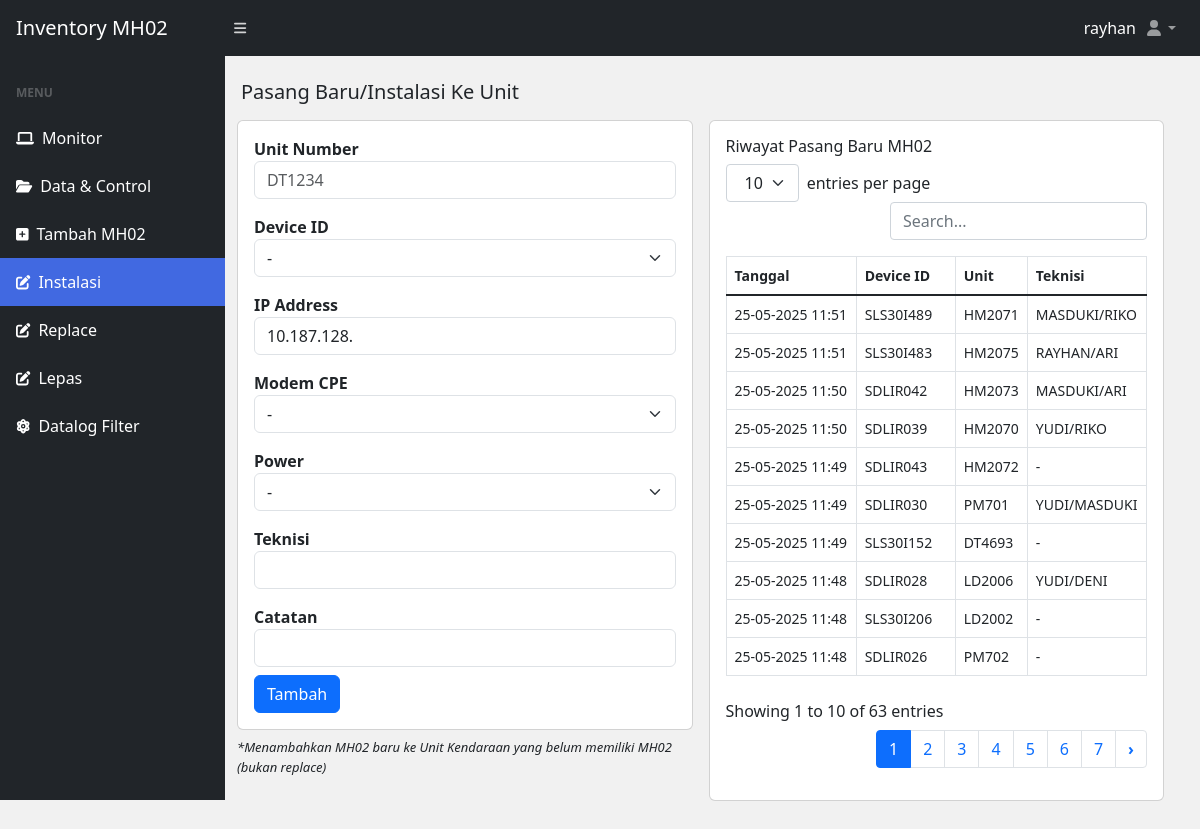
The page /pasang-baru.php (signed in) on the database its author committed.
### tables this page shows
CREATE TABLE `pasang_baru_device` (
  `id` int(11) NOT NULL,
  `tanggal` varchar(55) NOT NULL,
  `deviceid` varchar(55) NOT NULL,
  `unit` varchar(55) NOT NULL,
  `teknisi` varchar(55) NOT NULL
);

### pasang-baru.php (the view, shortened to what this page needs)
<?php
include("database/db.php");
?>
<!DOCTYPE html>
<html lang="en">
<head>
  <?php include('./include/meta.php') ?>
</head>
<body class="sb-nav-fixed">
  <?php include('./include/nav.php') ?>
  <div id="layoutSidenav">
    <?php include('./include/sidenav.php') ?>
    <div id="layoutSidenav_content">
    <main>
        <div class="container-fluid px-3">
            <h5 class="mt-4">Pasang Baru/Instalasi Ke Unit</h4>
            <div class="col-md-12 row">
              <div class="col-md-6 p-2">
                <div class="card">
                    <div class="card-body">
                        <form class="row g-3" method="POST" enctype="multipart/form-data">
                        <div class="">
                        <label for="" class="form-label-md"><b>Unit Number</b></label>
                        <input type="text" class="form-control" placeholder="DT1234" name="unit_number">
                        <label for="" class="form-label-md mt-3"><b>Device ID</b></label>
                        <select name="device_id" class="form-select" id="" require>
                            <option>-</option>
                        </select>
                        <label for="" class="form-label-md mt-3"><b>IP Address</b></label>
                        <input type="text" class="form-control" value="10.187.128." name="ip_address">
                        <label for="" class="form-label-md mt-3"><b>Modem CPE</b></label>
                    <select name="modem_cpe" class="form-select" id="" require>
                        <option value="-">-</option>
                    </select>
                    <label for="" class="form-label-md mt-3"><b>Power</b></label>
                    <select name="power" class="form-select" id="" require>
                        <option value="-">-</option>
                    </select>
                        <label for="" class="form-label-md mt-3"><b>Teknisi</b></label>
                        <input type="text" class="form-control" placeholder="" name="teknisi">
                        <label for="" class="form-label-md mt-3"><b>Catatan</b></label>
                        <input type="text" class="form-control" placeholder="" name="note">
                        <input type="submit" class="btn btn-primary mt-2" name="submit" value="Tambah" />
                        </div>
                        </form>
                    </div>
                </div>
                <p class="mt-2" style="font-size: small;"><i>*Menambahkan MH02 baru ke Unit Kendaraan yang belum memiliki MH02 (bukan replace)</i></p>
              </div>
              <?php
                $get_riwayat = mysqli_query($conn, "SELECT * FROM pasang_baru_device ORDER BY id DESC");
              ?>
              <div class="col-md-6 p-2">
                <div class="card card-body">
                  <h6>Riwayat Pasang Baru MH02</h6>
                  <table id="datatablesSimple">
                    <thead>
                    <tr>
                      <th>Tanggal</th>
                      <th>Device ID</th>
                      <th>Unit</th>
                      <th>Teknisi</th>
                    </tr>
                    </thead>
                    <?php
                    while ($riw = mysqli_fetch_array($get_riwayat)) {
                    ?>
                    <tr>
                      <td><?= $riw['tanggal'] ?></td>
                      <td><?= $riw['deviceid'] ?></td>
                      <td><?= $riw['unit'] ?></td>
                      <td><?= $riw['teknisi'] ?></td>
                    </tr>
                    <?php }?>
                  </table>
                </div>
              </div>
            </div>
        </div>
    </main>
    </div>
  </div>
</body>
</html>

### pasang-baru.php (style rules this page uses)
body { background-color: #f1f1f1; }

### rows shown on the page
pasang_baru_device: tanggal "25-05-2025 11:51", deviceid "SLS30I489", unit "HM2071", teknisi "MASDUKI/RIKO"
pasang_baru_device: tanggal "25-05-2025 11:51", deviceid "SLS30I483", unit "HM2075", teknisi "RAYHAN/ARI"
pasang_baru_device: tanggal "25-05-2025 11:50", deviceid "SDLIR042", unit "HM2073", teknisi "MASDUKI/ARI"
pasang_baru_device: tanggal "25-05-2025 11:50", deviceid "SDLIR039", unit "HM2070", teknisi "YUDI/RIKO"
pasang_baru_device: tanggal "25-05-2025 11:49", deviceid "SDLIR043", unit "HM2072", teknisi "-"
pasang_baru_device: tanggal "25-05-2025 11:49", deviceid "SDLIR030", unit "PM701", teknisi "YUDI/MASDUKI"
pasang_baru_device: tanggal "25-05-2025 11:49", deviceid "SLS30I152", unit "DT4693", teknisi "-"
pasang_baru_device: tanggal "25-05-2025 11:48", deviceid "SDLIR028", unit "LD2006", teknisi "YUDI/DENI"
pasang_baru_device: tanggal "25-05-2025 11:48", deviceid "SLS30I206", unit "LD2002", teknisi "-"
pasang_baru_device: tanggal "25-05-2025 11:48", deviceid "SDLIR026", unit "PM702", teknisi "-"

### other values the page prints
$_SESSION['admin']['username'] "rayhan"
